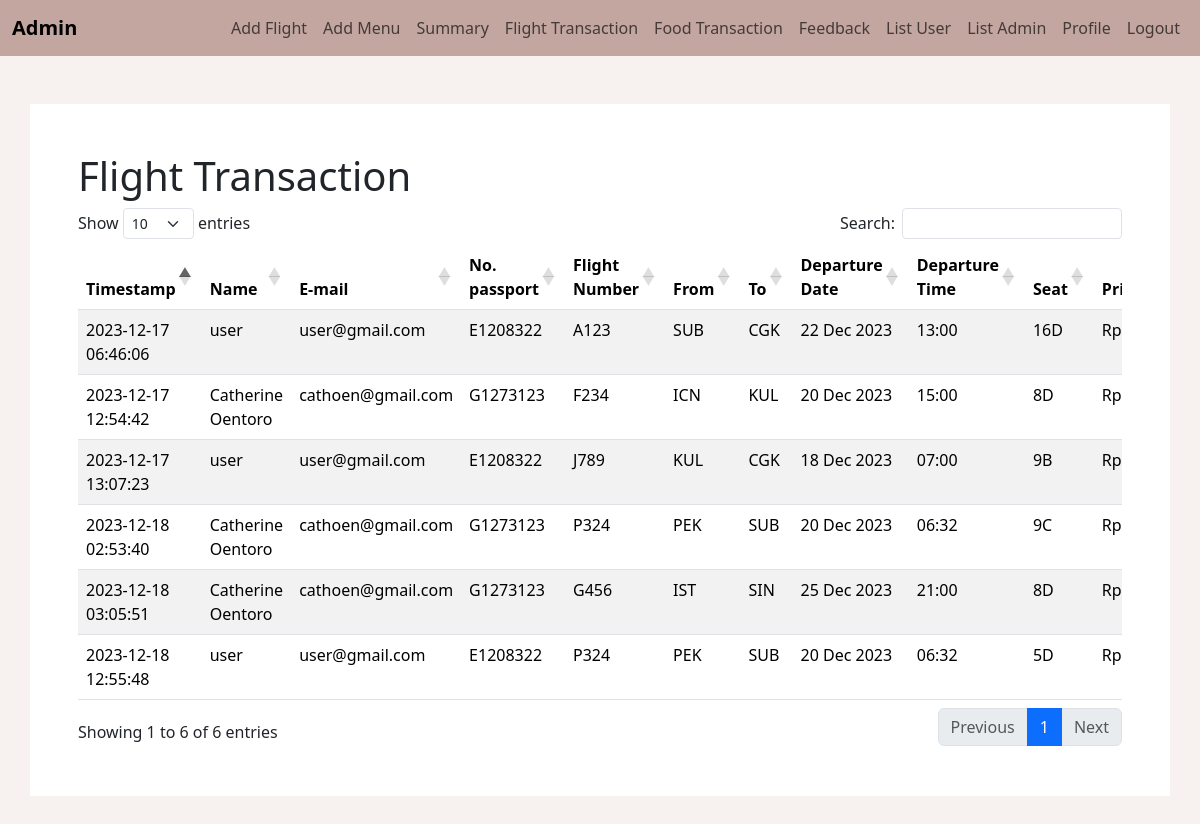
The page /admin/flightTransaction.php (signed in) on the database its author committed.
### tables this page shows
CREATE TABLE `flight_transaction` (
  `id` int(11) NOT NULL,
  `id_user` int(11) NOT NULL,
  `id_flight` int(11) NOT NULL,
  `seat` varchar(3) NOT NULL,
  `timestamp` timestamp NOT NULL DEFAULT current_timestamp() ON UPDATE current_timestamp()
);

CREATE TABLE `user` (
  `id` int(11) NOT NULL,
  `username` varchar(30) NOT NULL,
  `password` text NOT NULL,
  `nama` varchar(64) NOT NULL,
  `no_passport` varchar(8) NOT NULL,
  `no_telp` varchar(13) NOT NULL,
  `email` varchar(36) NOT NULL
);

CREATE TABLE `flight` (
  `id` int(11) NOT NULL,
  `code` varchar(8) NOT NULL,
  `from` int(11) NOT NULL,
  `to` int(11) NOT NULL,
  `departure_date` date NOT NULL,
  `departure_time` time NOT NULL,
  `arrive_time` time NOT NULL,
  `flight_time` varchar(7) NOT NULL,
  `price` int(11) NOT NULL,
  `status` int(1) NOT NULL
);

CREATE TABLE `airport` (
  `id` int(11) NOT NULL,
  `name` varchar(64) NOT NULL,
  `city` varchar(32) NOT NULL,
  `country` varchar(32) NOT NULL,
  `code` varchar(3) NOT NULL
);

### admin/flightTransaction.php (the view, shortened to what this page needs)
<!DOCTYPE html>
<html lang="en">
<head>
    <link rel="stylesheet" href="https://cdn.datatables.net/1.13.7/css/dataTables.bootstrap5.min.css">
</head>
<body>
    <?php include "navbar.php"; ?>
    <div class="container my-5 p-5">
        <div class="table-responsive">
            <h1>Flight Transaction</h1>
            <table id="example" class="table table-striped" style="width:100%">
                <thead>
                    <tr>
                        <th>Timestamp</th>
                        <th>Name</th>
                        <th>E-mail</th>
                        <th>No. passport</th>
                        <th>Flight Number</th>
                        <th>From</th>
                        <th>To</th>
                        <th>Departure Date</th>
                        <th>Departure Time</th>
                        <th>Seat</th>
                        <th>Price</th>
                    </tr>
                </thead>
                <tbody>
                    <?php
                    include_once('../conn.php');
                    $stmt = $conn->prepare('SELECT ft.timestamp AS timestamp, u.nama AS name, u.email AS email, u.no_passport AS passport, f.code AS flight_number, a.code AS from_code, a.city AS from_city,
                    b.code AS to_code, b.city AS to_city, f.departure_date AS departure_date, f.price AS price,
                    ft.seat AS seat, f.departure_time AS departure_time
                    FROM `flight_transaction` ft
                    JOIN `flight` f ON (ft.id_flight = f.id)
                    JOIN `user` u ON (ft.id_user = u.id)
                    JOIN `airport` a ON (f.from = a.id)
                    JOIN `airport` b ON (f.to = b.id)');
                    $stmt->execute();
                    $result = $stmt->get_result();
                    if ($result->num_rows > 0) {
                        while ($row = $result->fetch_assoc()) {
                            echo "<tr>
                            <td>" . $row['timestamp'] . "</td>
                            <td>" . $row['name'] . "</td>
                            <td>" . $row['email'] . "</td>
                            <td>" . $row['passport'] . "</td>
                            <td>" . $row['flight_number'] . "</td>
                            <td>" . $row['from_code'] . "</td>
                            <td>" . $row['to_code'] . "</td>
                            <td>" . date('d M Y', strtotime($row['departure_date'])) . "</td>
                            <td>" . date('H:i', strtotime($row['departure_time'])) . "</td>
                            <td>" . $row['seat'] . "</td>
                            <td> Rp" . number_format($row['price'], 2, ',', '.') . "</td>
                                </tr>";
                        }
                    }
                    ?>
                </tbody>
            </table>
        </div>
    </div>
</body>
</html>

### admin/flightTransaction.php (style rules this page uses)
body { background-color: #f7f1f0; }
.container { background-color: white; }

### rows shown on the page
flight_transaction: timestamp "2023-12-17 06:46:06", id_user.nama "user", id_user.email "user@gmail.com", id_user.no_passport "E1208322", id_flight.code "A123", airport.code "SUB", airport.code "CGK", id_flight.departure_date "22 Dec 2023", id_flight.departure_time "13:00", seat "16D"
flight_transaction: timestamp "2023-12-17 12:54:42", id_user.nama "Catherine Oentoro", id_user.email "cathoen@gmail.com", id_user.no_passport "G1273123", id_flight.code "F234", airport.code "ICN", airport.code "KUL", id_flight.departure_date "20 Dec 2023", id_flight.departure_time "15:00", seat "8D"
flight_transaction: timestamp "2023-12-17 13:07:23", id_user.nama "user", id_user.email "user@gmail.com", id_user.no_passport "E1208322", id_flight.code "J789", airport.code "KUL", airport.code "CGK", id_flight.departure_date "18 Dec 2023", id_flight.departure_time "07:00", seat "9B"
flight_transaction: timestamp "2023-12-18 02:53:40", id_user.nama "Catherine Oentoro", id_user.email "cathoen@gmail.com", id_user.no_passport "G1273123", id_flight.code "P324", airport.code "PEK", airport.code "SUB", id_flight.departure_date "20 Dec 2023", id_flight.departure_time "06:32", seat "9C"
flight_transaction: timestamp "2023-12-18 03:05:51", id_user.nama "Catherine Oentoro", id_user.email "cathoen@gmail.com", id_user.no_passport "G1273123", id_flight.code "G456", airport.code "IST", airport.code "SIN", id_flight.departure_date "25 Dec 2023", id_flight.departure_time "21:00", seat "8D"
flight_transaction: timestamp "2023-12-18 12:55:48", id_user.nama "user", id_user.email "user@gmail.com", id_user.no_passport "E1208322", id_flight.code "P324", airport.code "PEK", airport.code "SUB", id_flight.departure_date "20 Dec 2023", id_flight.departure_time "06:32", seat "5D"
